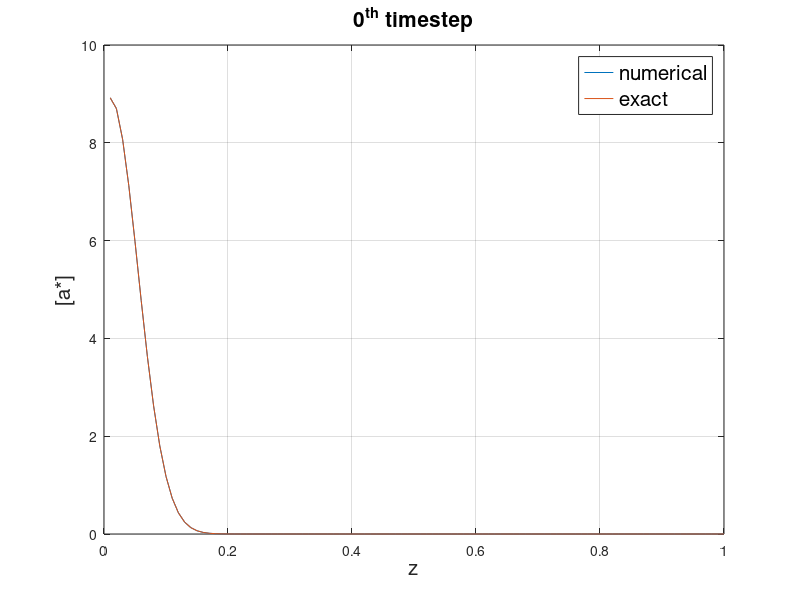
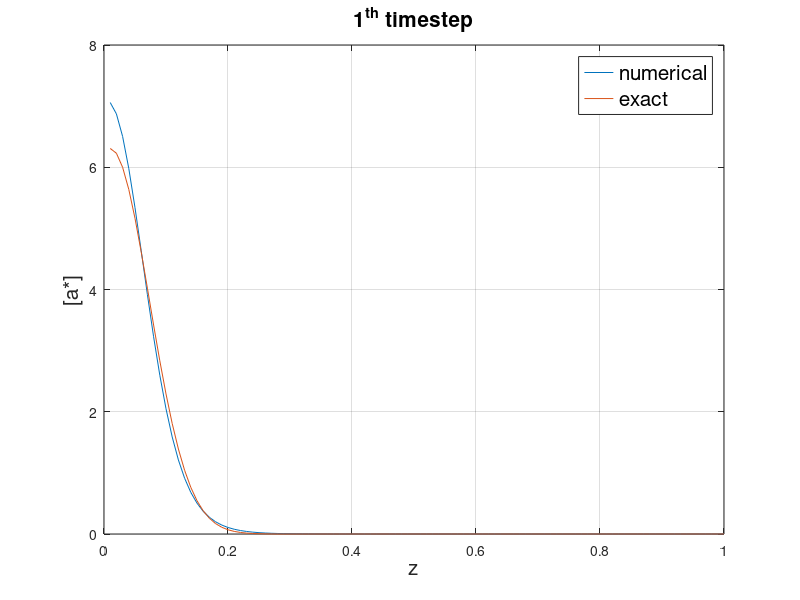
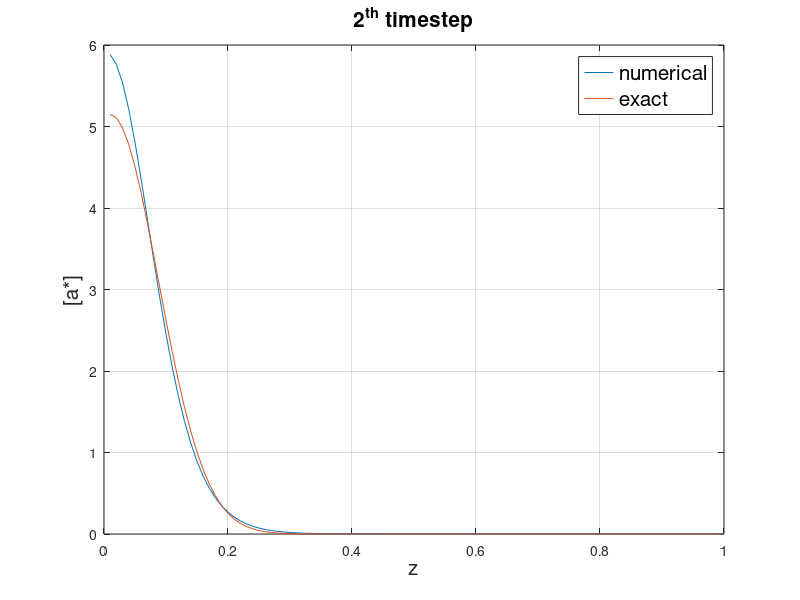
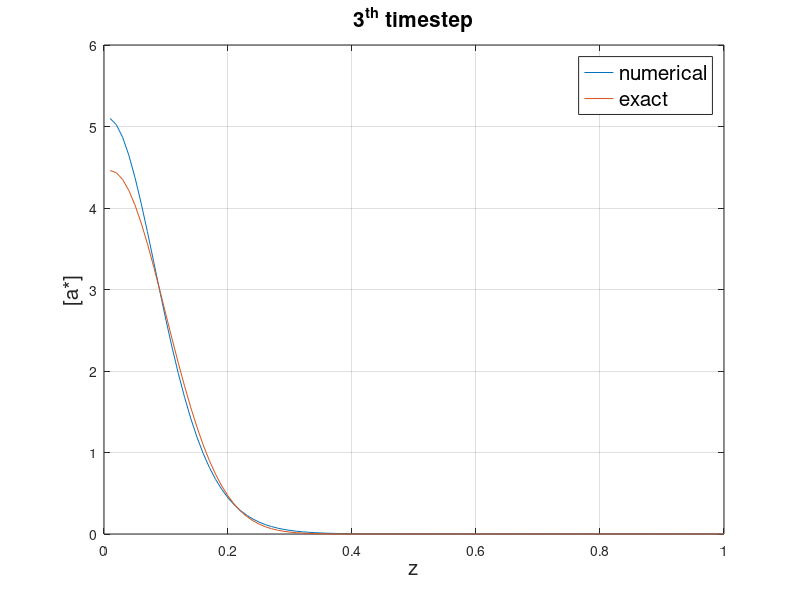

MATLAB code to generate these figures, in order:
a = csvread("znumsol.csv");
aa = csvread("zconst_diff_ex.csv");
xize = size(a)/100
xize = xize(1)
z = a(1:100,1:100);
x = (1:100)/100;
m = min(min(z))
M = max(max(z))
n = 100;
cmap = colormap (summer (100));

for i=0:(xize-1)
j=100*i
z = a(j+1:j+100, :);
zz = aa(i+1, :);
#z = a(201:300,1:100)*100;
#z = z - m;
#z = z / M;
#z = n * z;
figure(i+1);
colormap(cmap);
caxis([m M]);
plot(x, z(:,1)
#  , "linestyle", "none", "marker", "x"
  , x, zz
#  , "linestyle", "none", "marker", "x"
 );
#ylim([-0.5, 1]);
grid on;
xlabel('z', 'fontsize', 15);
ylabel('[a*]', 'fontsize', 15);
title(sprintf('%d^{th} timestep', i), 'fontsize', 15);
legend(["numerical";"exact"] ,"fontsize",15);
##clf;
##image(z);
##colorbar
##filename = sprintf("col%d.png",i)
##print(i+1,filename);
##clf;
##contourf(z);
##colorbar
##xlabel("R", "fontsize", 15);
##ylabel("Z", "fontsize", 15);
##filename = sprintf("con%d.png",i);
##print(i+1,filename);
endfor

##a = csvread("uniformity.csv");
###image(a);
##contourf(a);
###caxis([m M]);
##caxis([2 3]);
##colormap(cmap);
##colorbar
###print -dpng uniformity.png







